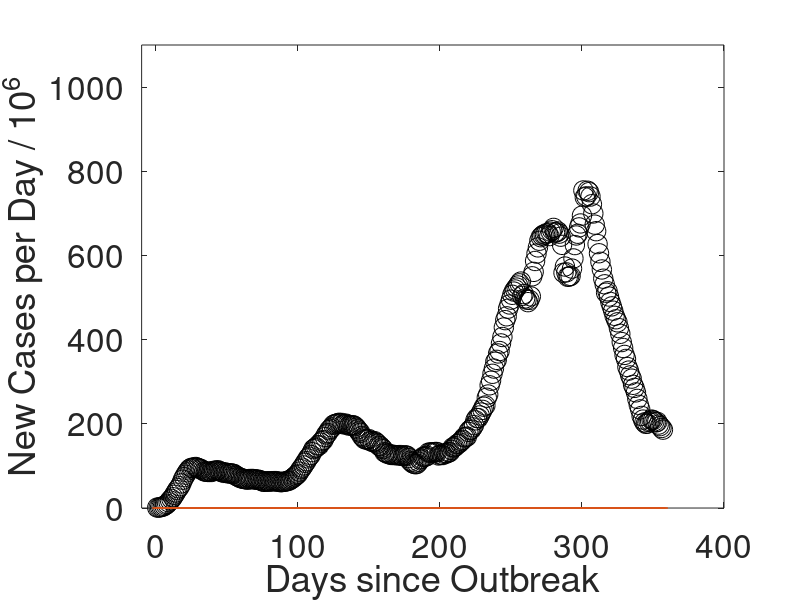

Reproduce this figure in MATLAB.
clear
clc
close all

scale_factor = 2.5;
n = 357;
fsm_data = zeros(n,1);

for i=1:400
	fileTitle = strcat('../March6_run_',int2str(i));
	fileTitle = strcat(fileTitle,'.dat');
	if(exist(fileTitle))
		current = load(fileTitle);
		fsm_data += current(:,2)/n;
	endif
endfor

fsm_data_err = sqrt(fsm_data);
owid_data = load('owid.dat');
owid_data = owid_data(:,2);
days = transpose([1:length(owid_data)]);
fsm_data *= scale_factor;
fsm_data_err *= scale_factor;

figure(1,'position',[0,0,1000,500]);
plot(days,owid_data,'o','color','black','markersize',14);
hold on;
errorbar(days,fsm_data,fsm_data_err);
axis([-10 400 0 1100])
xlabel('Days since Outbreak','fontsize',24);
ylabel('New Cases per Day / 10^6','fontsize',24);
set(gca(),'fontsize',24);
